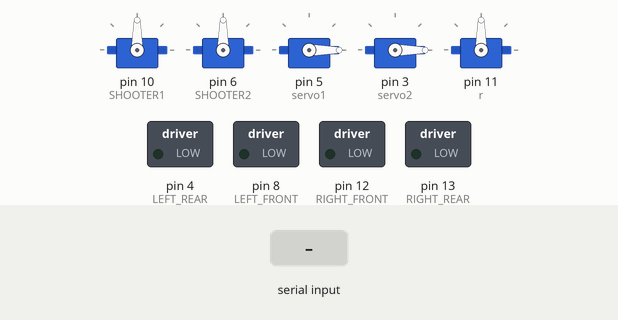
A sketch run on a simulated Arduino Uno, built with avr-gcc and run on an emulated ATmega328P. On the bench: 5 × servo, switched loads named in the sketch (green lamp = pin HIGH). The test bench sets the inputs (shaded band).

Above: at 1.2 s.
1.3 s: "F" received over Serial
At 1.9 s:
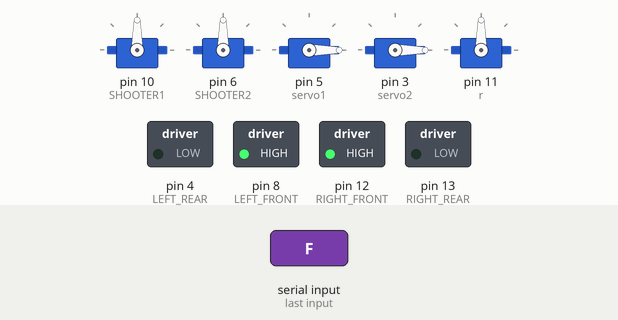
2.8 s: byte 88 ('X') received over Serial
At 4.0 s:
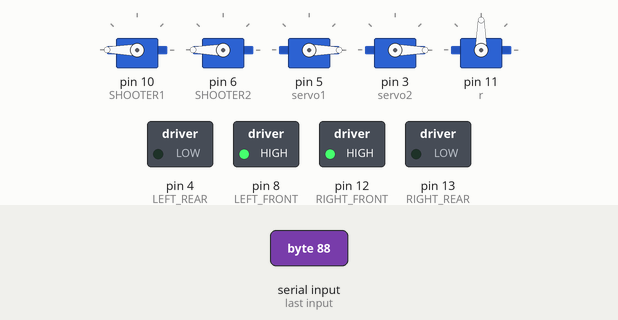
4.3 s: "B" received over Serial
At 5.4 s:
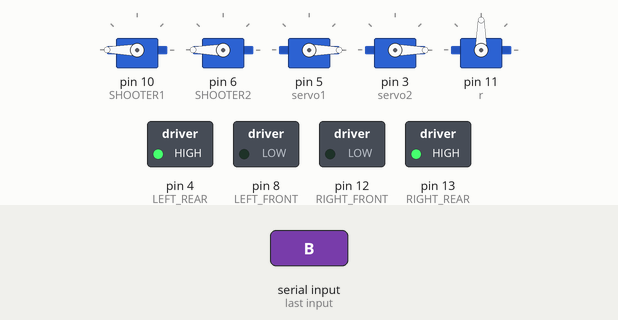
5.8 s: byte 120 ('x') received over Serial
At 6.5 s:
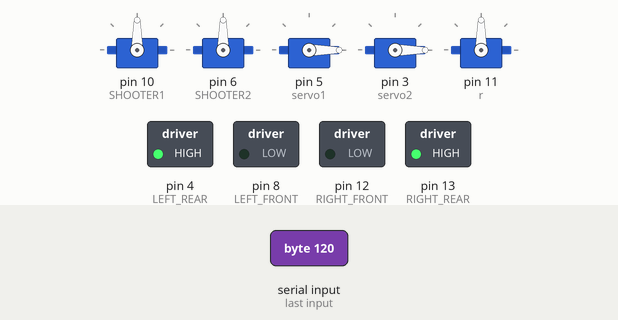
7.3 s: "L" received over Serial
At 7.7 s:
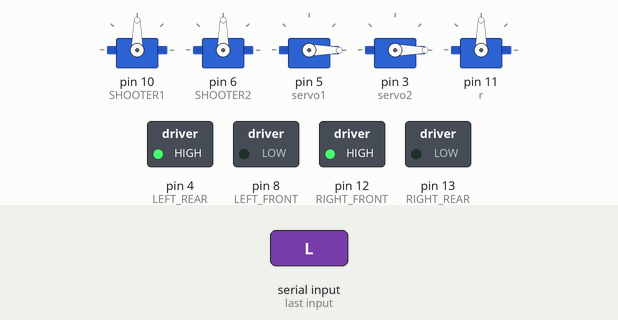
8.8 s: "R" received over Serial
At 10.0 s:
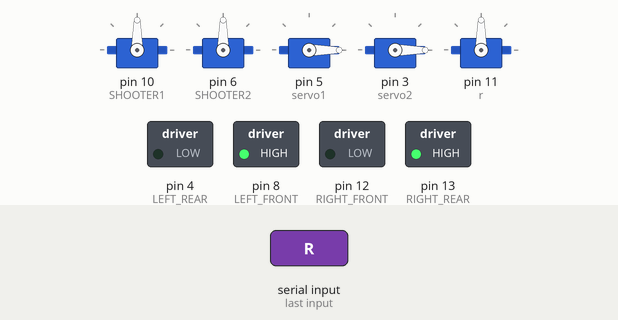
Timing chart, 0 to 11.3 s (numbered marks = the images above; inputs shaded):
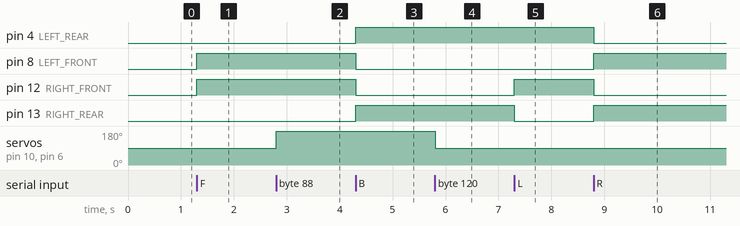

The sketch:

robot.ino
```cpp
#include <Servo.h>

// `t` is the variable the variable that stores the recived commands.
// Its inital value is set to 'n' to avoid any anomalous runtime behaviour.
char t = 'n';

// `::DEBUG` is read before execution of any method in `DEBUG` class.
// It will only execute if value is set to `true`
const bool DEBUG = true;


template <typename T_ty> struct TypeInfo {
  static const char * name;
};
template <typename T_ty> const char * TypeInfo<T_ty>::name = "unknown";
// MACRO `TYPE_NAME` is used to obtain the object type of the object supplied.
// To add support for more object types, use the `MAKE_TYPE_INFO` MACRO with the object type you want to add suppport for
#define TYPE_NAME(var) TypeInfo< typeof(var) >::name
#define MAKE_TYPE_INFO(type)  template <> const char * TypeInfo<type>::name = #type;
MAKE_TYPE_INFO( int )
MAKE_TYPE_INFO( float )
MAKE_TYPE_INFO( short )
MAKE_TYPE_INFO( String )
MAKE_TYPE_INFO( char )
MAKE_TYPE_INFO( byte )
MAKE_TYPE_INFO( bool )

class DEBUG;
class MOTOR;
class SHOOTER;
class RECEIVER;


// `DEBUG` class is used for debugging purposes.
// set the `::DEBUG` variable to true to enable the execution of its methods
/* DEBUG
{
  public:
    // The `DEBUG::print` method is used to print an unknown number of variables.
    // Specify the number of variables to print as the first argument
    static void print(int argCount, ...) {
      if (!(::DEBUG)) {
        return ;
      }
      va_list args;
      va_start(args, argCount);
      for (int i = 0; i < argCount; i++) {
        String arg = va_arg(args, String);
        Serial.print(arg);
      }
      Serial.println();
      va_end(args);
    }
};*/

// The `MOTOR` class contains the methods and variables used to control the motors.
// To begin, initialise a class instance inside the `setup` function, this will set the pins nessassary to control the motors as `OUTPUT`.
// Advice, because the class members are mostly static, do not create a new instance other than the one inside `setup` but
// instead use the class name as the scope specifyer
class MOTOR
{
  protected:
    static const int LEFT_FRONT = 8;
    static const int LEFT_REAR = 4;
    static const int RIGHT_FRONT = 12;
    static const int RIGHT_REAR = 13;

  public:
    MOTOR() {
      pinMode(LEFT_FRONT, OUTPUT);
      pinMode(LEFT_REAR, OUTPUT);
      pinMode(RIGHT_FRONT, OUTPUT);
      pinMode(RIGHT_REAR, OUTPUT);
    }

    /* Used to control the motor output pins.
    If called without arguments, it will set all pins to low */
    static void motor_control(int left_front = LOW, int left_rear = LOW, int right_front = LOW, int right_rear = LOW) {
      digitalWrite(LEFT_FRONT, left_front);
      digitalWrite(LEFT_REAR, left_rear);
      digitalWrite(RIGHT_FRONT, right_front);
      digitalWrite(RIGHT_REAR, right_rear);
    }
    // Just as the name suggests, makes it move
    static void move(char direction){
      switch(direction)
      {
        case 'F':    //move forward(all motors rotate in forward direction)
          motor_control(HIGH, LOW, HIGH);
          break;
        case 'B':    //move reverse (all   motors rotate in reverse direction)
          motor_control(LOW, HIGH, LOW, HIGH);
          break;
        case 'L':    //turn left (right side motors rotate in forward direction, left side motors go backwards)
          motor_control(LOW, HIGH, HIGH);
          break;
        case 'R':    //turn right (left side motors rotate in forward direction, right side motors go backwards)
          motor_control(HIGH, LOW, LOW, HIGH);
          break;
        case 'S':    //STOP (all motors stop)
          motor_control();
          break;
      }
    }
};

class SHOOTER
{
  protected:
    static const int SHOOTER2 = 6;
    static const int SHOOTER1 = 10;
  public:
    static Servo S1;
    static Servo S2;
    class LOADER {
      protected:
        static const int servo1 = 5; // first servo pin
        static const int servo2 = 3; // second servo pin
      public:
        static Servo L1;
        static Servo L2;
        LOADER(){
          L1.attach(servo1);
          L2.attach(servo2);
          set1(0);
          set2(0);
        }
        // Is used to control the loader servos
        static void set1(float p) {
          L1.write(p);
        }
        static void set2(float p){
          L2.write(p);
        }
    };
    SHOOTER(){
      S1.attach(SHOOTER1);
      S2.attach(SHOOTER2);
      end();
    }
    static void start(){
      S1.write(180);
      S2.write(180);
    }
    static void end(){
      S1.write(90);
      S2.write(90);
    }
};

class RECEIVER {
  public:
  static const int r = 11;
  static Servo R1;
  RECEIVER(){
    R1.attach(r);
  }
  // Opens the receiver
  static void open(){
    R1.write(0);
  }
  // Closes the receiver
  static void close(){
    R1.write(90);
  }
};

// Initilisation of Servo objects
Servo SHOOTER::S1, SHOOTER::S2, SHOOTER::LOADER::L1, SHOOTER::LOADER::L2, RECEIVER::R1;

void setup() {
  MOTOR motor;
  SHOOTER shooter;
  SHOOTER::LOADER loader;
  RECEIVER receiver;
  Serial.begin(9600);
}

void loop() {
  // Recieve the command and store it to char `t`
  while (!Serial.available()) {
    /*if (isdigit(t)) {
      t = (int) t;
    }
    DEBUG::print(3, t, ", ", TYPE_NAME(t));*/
  }
  t = Serial.read();
  switch (t){
    case 'V':
    RECEIVER::open();
    break;
    case 'v':
    RECEIVER::close();
    break;
    case 'W':
    SHOOTER::LOADER::set1(90);
    break;
    case 'w':
    SHOOTER::LOADER::set1(0);
    break;
    case 'U':
    SHOOTER::LOADER::set2(90);
    break;
    case 'u':
    SHOOTER::LOADER::set2(0);
    break;
    case 'X':
    SHOOTER::start();
    break;
    case 'x':
    SHOOTER::end();
    break;
    default:
    MOTOR::move(t);
  }
}
```

Measured:
- after the input at 1.3 s, pin 8 (LEFT_FRONT), pin 12 (RIGHT_FRONT): LOW → HIGH at once
- after the input at 2.8 s, servo on pin 10 (SHOOTER1), servo on pin 6 (SHOOTER2): 90° → 180° at once
- after the input at 4.3 s, pin 4 (LEFT_REAR), pin 13 (RIGHT_REAR): LOW → HIGH at once; pin 8 (LEFT_FRONT), pin 12 (RIGHT_FRONT): HIGH → LOW at once
- after the input at 5.8 s, servo on pin 10 (SHOOTER1), servo on pin 6 (SHOOTER2): 180° → 90° at once
- after the input at 7.3 s, pin 12 (RIGHT_FRONT): LOW → HIGH at once; pin 13 (RIGHT_REAR): HIGH → LOW at once
- after the input at 8.8 s, pin 4 (LEFT_REAR), pin 12 (RIGHT_FRONT): HIGH → LOW at once; pin 8 (LEFT_FRONT), pin 13 (RIGHT_REAR): LOW → HIGH at once
